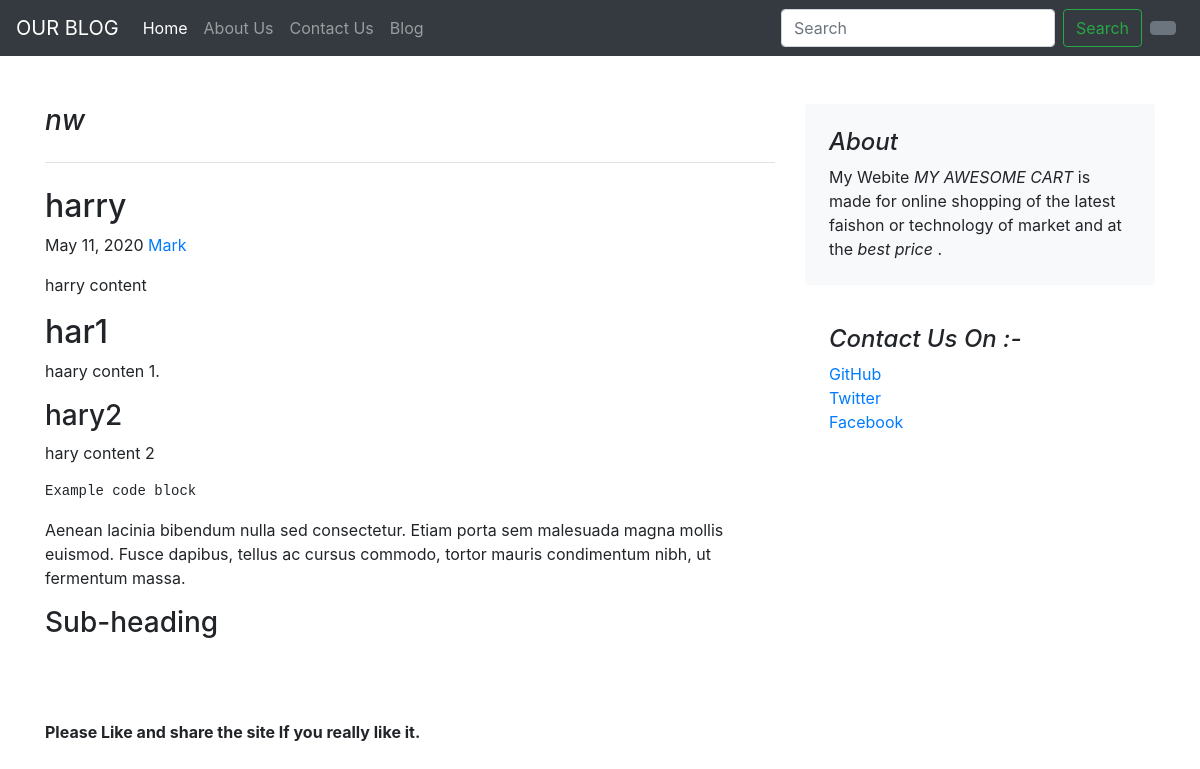
The page /blog/blogpost/1 on the database its author committed.
### blog/models.py (models this page shows)
class Blogpost(models.Model):
    post_id = models.AutoField(primary_key=True)
    title = models.CharField(max_length=500)
    head0 = models.CharField(max_length=500, default='')
    chead0 = models.CharField(max_length=5000, default='')
    head1 = models.CharField(max_length=500, default='')
    chead1 = models.CharField(max_length=5000, default='')
    head2 = models.CharField(max_length=500, default='')
    chead2 = models.CharField(max_length=5000, default='')
    pub_date = models.DateField()
    thumbnail = models.ImageField(upload_to="shop/images" , default="")
    def __str__(self):
        return self.title

### blog/views.py (the view)
# urls.py: path('blogpost/<int:id>', views.blogpost, name="blogPost"),
def blogpost(request, id):
    post = Blogpost.objects.filter(post_id=id)[0]
    print(post)
    return render(request, 'blog/blogpost.html', {'post':post})

### blog/templates/blog/blogpost.html (shortened to what this page needs)
{% extends 'blog/basic.html/' %}
   {% block body %}
<div class="container mt-5">
<div class="row">
    <div class="col-md-8 blog-main">
      <h3 class="pb-4 mb-4 font-italic border-bottom">
        {{ post.title }}
      </h3>
      <div class="blog-post">
        <h2 class="blog-post-title">{{ post.head0 }}</h2>
        <p class="blog-post-meta">{{ post.pub_date }} <a href="#">Mark</a></p>
        <p>{{ post.chead0 }}</p>
        <h2>{{ post.head1 }}</h2>
        <p>{{ post.chead1 }}.</p>
        <h3>{{ post.head2 }}</h3>
        <p>{{ post.chead2 }}</p>
        <pre><code>Example code block</code></pre>
        <p>Aenean lacinia bibendum nulla sed consectetur. Etiam porta sem malesuada magna mollis euismod. Fusce dapibus, tellus ac cursus commodo, tortor mauris condimentum nibh, ut fermentum massa.</p>
        <h3>Sub-heading</h3>
        <br><br>
        <br><div class="container">
       <div class="row"><p><b>Please Like and share the site If you really like it.</b></p></div>
                  </div>
        <br>
      </div>
    </div>
    <aside class="col-md-4 blog-sidebar">
      <div class="p-4 mb-3 bg-light rounded">
        <h4 class="font-italic">About</h4>
        <p class="mb-0"> My Webite <em>MY AWESOME CART</em> is made for online shopping of the latest faishon or technology of market and at the <em>best price </em>.</p>
      </div>
      <div class="p-4">
        <h4 class="font-italic">Contact Us On :-</h4>
        <ol class="list-unstyled">
          <li><a href="#">GitHub</a></li>
          <li><a href="#">Twitter</a></li>
          <li><a href="#">Facebook</a></li>
        </ol>
      </div>
    </aside>
  </div>
</div>
{% endblock %}

### rows shown on the page
Blogpost: title "nw", head0 "harry", pub_date "May 11, 2020", chead0 "harry content", head1 "har1", chead1 "haary conten 1", head2 "hary2", chead2 "hary content 2"
